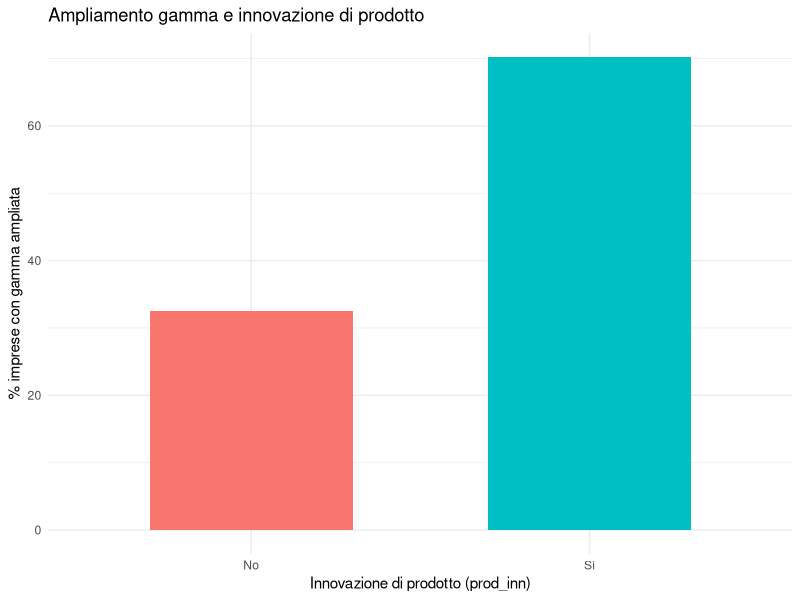
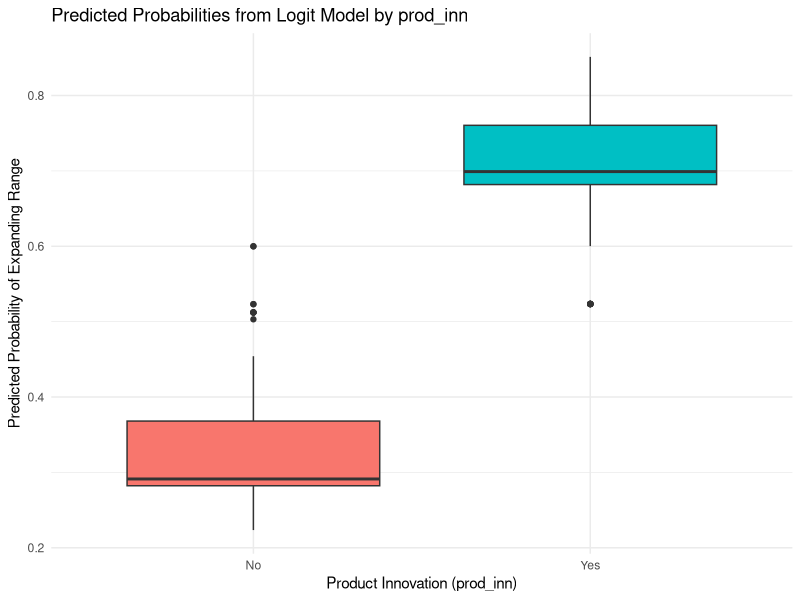

Generate these figures, in order, with R:
## ---- chunk 1
data <- read.delim("efige.txt") 
## ---- chunk 2
model_full <- glm(widened_prod_range ~ prod_inn + proc_inn + RD_inv +
                  direct_export + import_goods_china_india +
                  group + female_ceo + fam_ceo +
                  north + centre + patent +
                  competitors_from_abroad + qual_cert + deloc_fdi,
                  data = data,
                  family = "binomial")
summary(model_full)
## ---- chunk 3
model_final <- glm(widened_prod_range ~ prod_inn + proc_inn + RD_inv +
                   import_goods_china_india + fam_ceo,
                   data = data,
                   family = "binomial")
summary(model_final)
## ---- chunk 4
exp(coef(model_final))
## ---- chunk 5
knitr::opts_chunk$set(echo = TRUE)
library(ggplot2)
library(dplyr)

data %>%
  group_by(prod_inn) %>%
  summarise(perc_widened = mean(widened_prod_range) * 100) %>%
  ggplot(aes(x = factor(prod_inn), y = perc_widened, fill = factor(prod_inn))) +
  geom_col(width = 0.6, show.legend = FALSE) +
  labs(
    x = "Innovazione di prodotto (prod_inn)",
    y = "% imprese con gamma ampliata",
    title = "Ampliamento gamma e innovazione di prodotto"
  ) +
  scale_x_discrete(labels = c("0" = "No", "1" = "Sì")) +
  theme_minimal()
## ---- chunk 6
knitr::opts_chunk$set(echo = TRUE)
library(ggplot2)
library(dplyr)
# data
data$fitted_probs <- fitted(model_final)

# plot
ggplot(data, aes(x = factor(prod_inn), y = fitted_probs, fill = factor(prod_inn))) +
  geom_boxplot(show.legend = FALSE) +
  labs(
    x = "Product Innovation (prod_inn)",
    y = "Predicted Probability of Expanding Range",
    title = "Predicted Probabilities from Logit Model by prod_inn"
  ) +
  scale_x_discrete(labels = c("0" = "No", "1" = "Yes")) +
  theme_minimal()
## ---- chunk 7
pseudo_R2 <- 1 - (model_final$deviance / model_final$null.deviance)
pseudo_R2
